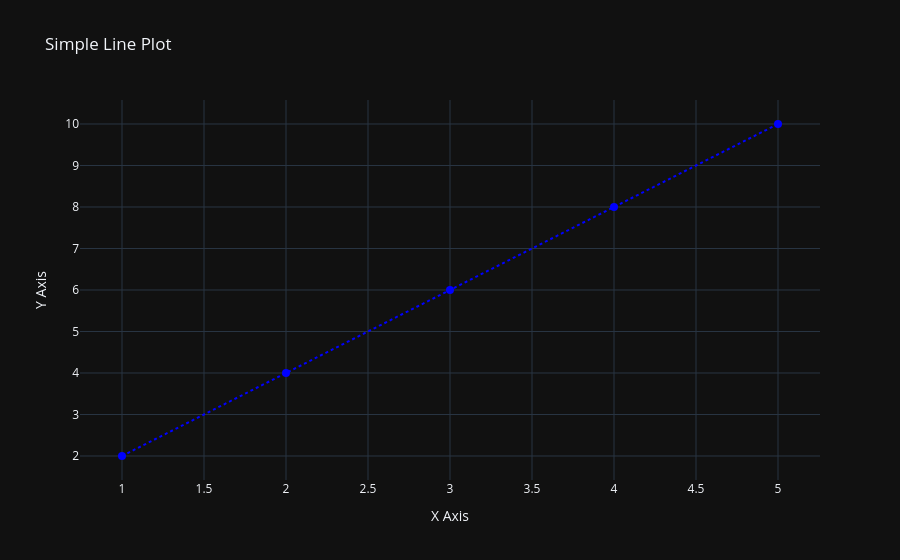

Notebook cell for this chart:
### Markdown cell above
# Basic Plot Types

## Line Plot

### Code cell
# Simple line plot
x = [1, 2, 3, 4, 5]
y = [2, 4, 6, 8, 10]

fig = px.line(x=x, y=y, markers=True, 
              title="Simple Line Plot", 
              labels={"x": "X Axis", "y": "Y Axis"})
fig.update_traces(line=dict(dash='dot', color='blue', width=2), 
              marker=dict(size=8))
fig.show()

### Figure 1 — Plotly figure (JSON) as saved in the notebook; plotly's stock layout.template omitted (floating-point values rounded to 4 significant figures)
{"data": [{"hovertemplate": "X Axis=%{x}<br>Y Axis=%{y}<extra></extra>", "legendgroup": "", "line": {"color": "blue", "dash": "dot", "width": 2}, "marker": {"symbol": "circle", "size": 8}, "mode": "lines+markers", "name": "", "orientation": "v", "showlegend": false, "x": [1, 2, 3, 4, 5], "xaxis": "x", "y": [2, 4, 6, 8, 10], "yaxis": "y", "type": "scatter"}], "layout": {"xaxis": {"anchor": "y", "domain": [0.0, 1.0], "title": {"text": "X Axis"}}, "yaxis": {"anchor": "x", "domain": [0.0, 1.0], "title": {"text": "Y Axis"}}, "legend": {"tracegroupgap": 0}, "title": {"text": "Simple Line Plot"}}}
